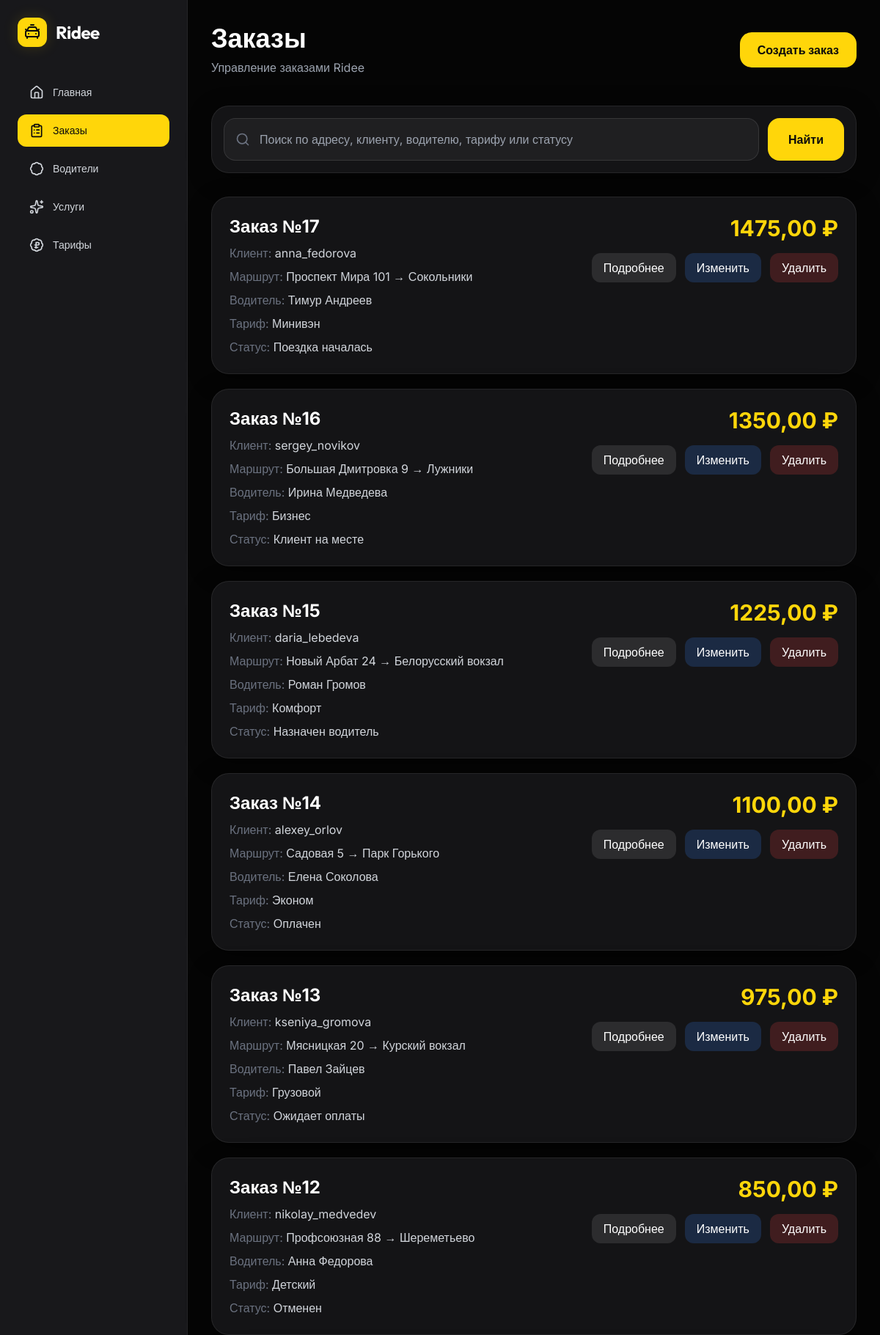
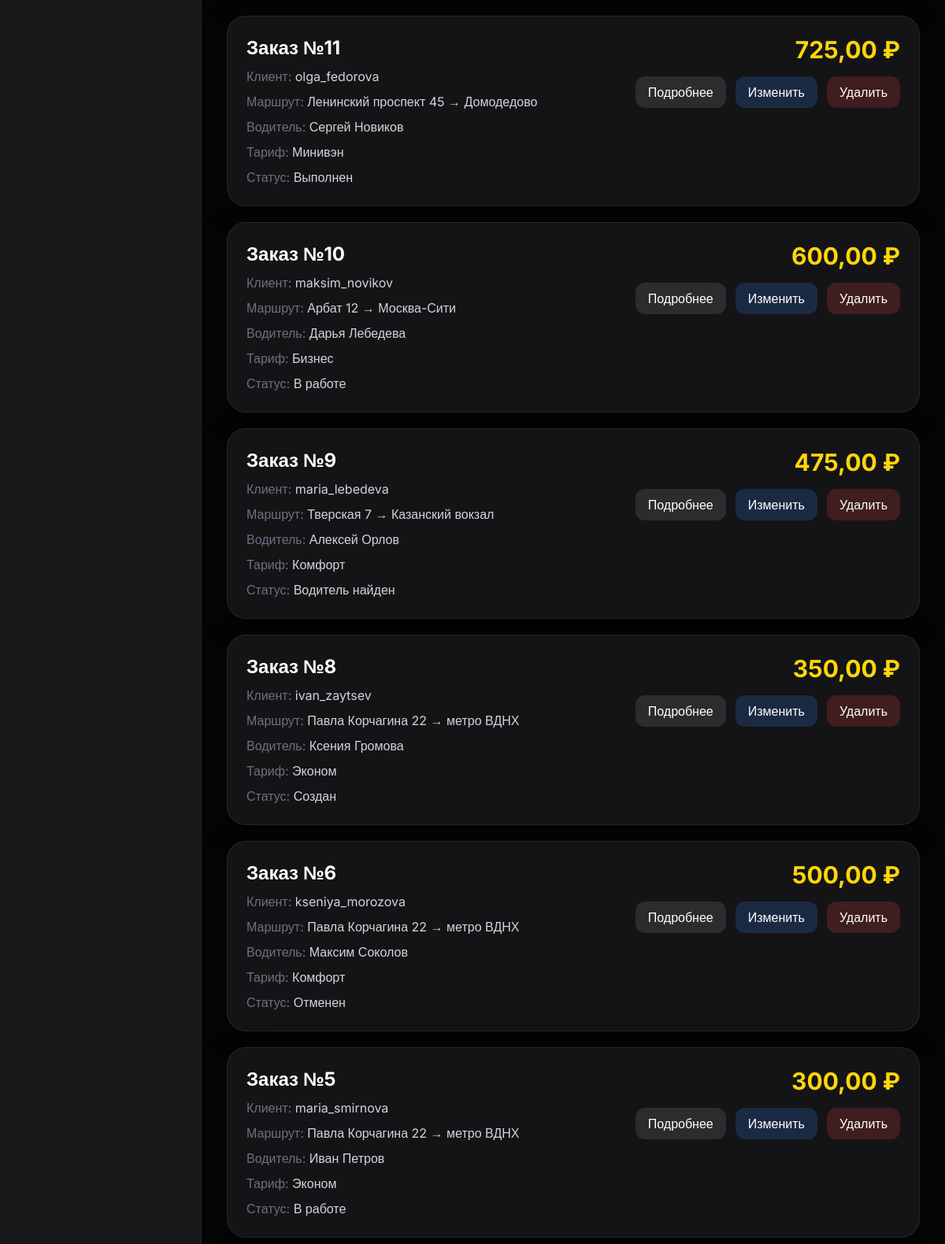
Screenshot of /orders/ (upper part) with the database file from the repository (2 pictures, top to bottom).
### core/models.py (models this page shows, shortened)
class Order(models.Model):
    objects = OrderManager()
    client = models.ForeignKey(
        User,
        on_delete=models.CASCADE,
        related_name="orders",
        verbose_name="Клиент"
    )
    driver = models.ForeignKey(
        Driver,
        on_delete=models.SET_NULL,
        null=True,
        verbose_name="Водитель"
    )
    tariff = models.ForeignKey(
        Tariff,
        on_delete=models.SET_NULL,
        null=True,
        verbose_name="Тариф"
    )
    status = models.ForeignKey(
        OrderStatus,
        on_delete=models.SET_NULL,
        null=True,
        verbose_name="Статус"
    )
    from_address = models.CharField(
        max_length=255,
        verbose_name="Адрес отправления"
    )
    to_address = models.CharField(
        max_length=255,
        verbose_name="Адрес назначения"
    )
    price = models.DecimalField(
        max_digits=8,
        decimal_places=2,
        verbose_name="Стоимость"
    )
    services = models.ManyToManyField(
        Service,
        through='OrderService',
        verbose_name="Дополнительные услуги"
    )
    created_at = models.DateTimeField(
        auto_now_add=True,
        verbose_name="Дата создания"
    )
    receipt = models.FileField(
        upload_to='receipts/',
        null=True,
        blank=True,
        verbose_name='Файл чека'
    )
    class Meta:
        verbose_name = "Заказ"
        verbose_name_plural = "Заказы"
        ordering = ['-created_at']

class Driver(models.Model):
    user = models.OneToOneField(
        User,
        on_delete=models.CASCADE,
        verbose_name="Пользователь"
    )
    rating = models.FloatField(
        default=5.0,
        verbose_name="Рейтинг"
    )
    status = models.CharField(
        max_length=50,
        verbose_name="Статус водителя"
    )
    created_at = models.DateTimeField(
        auto_now_add=True,
        verbose_name="Дата создания"
    )
    profile_url = models.URLField(
        blank=True,
        null=True,
        verbose_name="Ссылка на профиль"
    )
    class Meta:
        verbose_name = "Водитель"
        verbose_name_plural = "Водители"
        ordering = ['-created_at']
    def __str__(self) -> str:
        full_name = self.user.get_full_name()
        return full_name or self.user.username

class Tariff(models.Model):
    name = models.CharField(
        max_length=100,
        verbose_name="Название тарифа"
    )
    price = models.DecimalField(
        max_digits=8,
        decimal_places=2,
        verbose_name="Цена за поездку"
    )
    class Meta:
        verbose_name = "Тариф"
        verbose_name_plural = "Тарифы"
    def __str__(self) -> str:
        return self.name

class OrderStatus(models.Model):
    name = models.CharField(
        max_length=50,
        verbose_name="Статус"
    )
    class Meta:
        verbose_name = "Статус заказа"
        verbose_name_plural = "Статусы заказов"
    def __str__(self) -> str:
        return self.name

### core/views.py (the view, shortened to what this page needs)
# urls.py: path('orders/', views.orders_list, name='orders_list'),
def orders_list(request: HttpRequest) -> HttpResponse:
    query = request.GET.get('q', '').strip()
    orders = Order.objects.select_related(
        'client',
        'driver',
        'status',
        'tariff'
    ).order_by('-created_at')
    return render(request, 'pages/orders_list.html', {
        'orders': orders,
        'query': query,
    })

### core/templates/pages/orders_list.html (shortened to what this page needs)
{% extends 'base/base.html' %}
{% block content %}
<div class="flex justify-between items-center mb-10">
    <div>
        <h1 class="text-4xl font-display font-bold mb-2">
            Заказы
        </h1>
        <p class="text-gray-400">
            Управление заказами Ridee
        </p>
    </div>
    <a href="{% url 'order_create' %}"
       class="bg-brand text-dark-950 px-6 py-3 rounded-2xl font-bold hover:bg-brand-hover transition">
        Создать заказ
    </a>
</div>
<form method="get"
      class="glass-panel p-4 rounded-3xl shadow-card mb-8"
      role="search"
      aria-label="Поиск заказов">
    <div class="flex flex-col md:flex-row gap-3">
        <div class="relative flex-1">
            <i data-lucide="search"
               aria-hidden="true"
               class="absolute left-4 top-1/2 -translate-y-1/2 w-5 h-5 text-gray-500"></i>
            <input type="text"
                   id="orders-search"
                   name="q"
                   value="{{ query }}"
                   placeholder="Поиск по адресу, клиенту, водителю, тарифу или статусу"
                   aria-describedby="orders-search-help"
                   class="input-dark w-full rounded-2xl py-4 pl-12 pr-4">
        </div>
        <button type="submit"
                class="bg-brand text-dark-950 px-7 py-4 rounded-2xl font-bold hover:bg-brand-hover transition">
            Найти
        </button>
    </div>
</form>
<div class="space-y-5">
    {% for order in orders %}
    <div class="glass-panel p-6 rounded-3xl shadow-card">
        <div class="flex justify-between items-start">
            <div>
                <h2 class="text-2xl font-bold mb-2">
                    Заказ №{{ order.id }}
                </h2>
                <div class="space-y-2 text-gray-300">
                    <p>
                        <span class="text-gray-500">
                            Клиент:
                        </span>
                        {{ order.client.username }}
                    </p>
                    <p>
                        <span class="text-gray-500">
                            Маршрут:
                        </span>
                        {{ order.from_address }}
                        →
                        {{ order.to_address }}
                    </p>
                    <p>
                        <span class="text-gray-500">
                            Водитель:
                        </span>
                        {{ order.driver }}
                    </p>
                    <p>
                        <span class="text-gray-500">
                            Тариф:
                        </span>
                        {{ order.tariff }}
                    </p>
                    <p>
                        <span class="text-gray-500">
                            Статус:
                        </span>
                        {{ order.status }}
                    </p>
                </div>
            </div>
            <div class="text-right">
                <h3 class="text-3xl font-bold text-brand mb-4">
                    {{ order.price }} ₽
                </h3>
                <div class="flex gap-3">
                    <a href="{% url 'order_detail' order.id %}"
                       class="px-4 py-2 rounded-xl bg-white/10 hover:bg-white/20 transition">
                        Подробнее
                    </a>
                    <a href="{% url 'order_update' order.id %}"
                       class="px-4 py-2 rounded-xl bg-blue-500/20 hover:bg-blue-500/30 transition">
                        Изменить
                    </a>
                    <a href="{% url 'order_delete' order.id %}"
                       class="px-4 py-2 rounded-xl bg-red-500/20 hover:bg-red-500/30 transition">
                        Удалить
                    </a>
                </div>
            </div>
        </div>
    </div>
    {% endfor %}
</div>
{% endblock %}

### core/templates/base/base.html (style rules this page uses)
body { background-color: #050505; color: white; font-family: 'Inter', sans-serif; }
.glass-panel { background: rgba(24, 24, 27, 0.85); backdrop-filter: blur(16px); border: 1px solid rgba(255,255,255,0.08); }
.input-dark { background: rgba(39, 39, 42, 0.6); border: 1px solid rgba(255,255,255,0.1); color: white; transition: all 0.2s; }

### rows the page displays
Order: id "17", client.username "anna_fedorova", from_address "Проспект Мира 101", to_address "Сокольники", driver "Тимур Андреев", tariff "Минивэн", status "Поездка началась", price "1475,00"
Order: id "16", client.username "sergey_novikov", from_address "Большая Дмитровка 9", to_address "Лужники", driver "Ирина Медведева", tariff "Бизнес", status "Клиент на месте", price "1350,00"
Order: id "15", client.username "daria_lebedeva", from_address "Новый Арбат 24", to_address "Белорусский вокзал", driver "Роман Громов", tariff "Комфорт", status "Назначен водитель", price "1225,00"
Order: id "14", client.username "alexey_orlov", from_address "Садовая 5", to_address "Парк Горького", driver "Елена Соколова", tariff "Эконом", status "Оплачен", price "1100,00"
Order: id "13", client.username "kseniya_gromova", from_address "Мясницкая 20", to_address "Курский вокзал", driver "Павел Зайцев", tariff "Грузовой", status "Ожидает оплаты", price "975,00"
Order: id "12", client.username "nikolay_medvedev", from_address "Профсоюзная 88", to_address "Шереметьево", driver "Анна Федорова", tariff "Детский", status "Отменен", price "850,00"
Order: id "11", client.username "olga_fedorova", from_address "Ленинский проспект 45", to_address "Домодедово", driver "Сергей Новиков", tariff "Минивэн", status "Выполнен", price "725,00"
Order: id "10", client.username "maksim_novikov", from_address "Арбат 12", to_address "Москва-Сити", driver "Дарья Лебедева", tariff "Бизнес", status "В работе", price "600,00"
Order: id "9", client.username "maria_lebedeva", from_address "Тверская 7", to_address "Казанский вокзал", driver "Алексей Орлов", tariff "Комфорт", status "Водитель найден", price "475,00"
Order: id "8", client.username "ivan_zaytsev", from_address "Павла Корчагина 22", to_address "метро ВДНХ", driver "Ксения Громова", tariff "Эконом", status "Создан", price "350,00"
Order: id "6", client.username "kseniya_morozova", from_address "Павла Корчагина 22", to_address "метро ВДНХ", driver "Максим Соколов", tariff "Комфорт", status "Отменен", price "500,00"
Order: id "5", client.username "maria_smirnova", from_address "Павла Корчагина 22", to_address "метро ВДНХ", driver "Иван Петров", tariff "Эконом", status "В работе", price "300,00"
